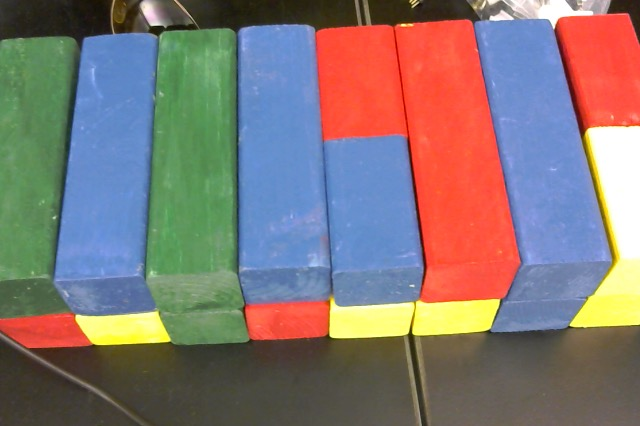
//> input picture utils/block_pics/pic_3.jpg, 640 x 426 px, given in place of the camera
$ ./MultiObjectTrackingBasedOnColor   (built with g++ and OpenCV 4)
//> lines starting //> are read from the running program, lines starting //| are printed output that depends on the picture; after the words box and inside, x2 and y2 are one past the last pixel; in counts of white or black regions, pixels touching at a corner belong together
### utils/Object.h
#pragma once
#include <string>
#include <cv.h>
#include <highgui.h>
using namespace std;
using namespace cv;

class Object
{
    public:
        Object();
        ~Object(void);

        Object(string name);

        int getXPos();
        void setXPos(int x);

        int getYPos();
        void setYPos(int y);

        Scalar getHSVmin();
        Scalar getHSVmax();

        void setHSVmin(Scalar min);
        void setHSVmax(Scalar max);

        string getType(){return type;}
        void setType(string t){type = t;}

        Scalar getColor(){
            return Color;
        }
        void setColor(Scalar c){

            Color = c;
        }

    private:

        int xPos, yPos;
        string type;
        Scalar HSVmin, HSVmax;
        Scalar Color;
};

### utils/Object.cpp
#include "Object.h"

Object::Object()
{
    //set values for default constructor
    setType("Object");
    setColor(Scalar(0,0,0));

}

Object::Object(string name){

    setType(name);

    if(name=="blue"){

        //TODO: use "calibration mode" to find HSV min
        //and HSV max values

        setHSVmin(Scalar(92,0,0));
        setHSVmax(Scalar(124,256,256));

        //BGR value for Green:
        setColor(Scalar(255,0,0));

    }
    if(name=="green"){

        //TODO: use "calibration mode" to find HSV min
        //and HSV max values

        setHSVmin(Scalar(34,50,50));
        setHSVmax(Scalar(80,220,200));

        //BGR value for Yellow:
        setColor(Scalar(0,255,0));

    }
    if(name=="yellow"){

        //TODO: use "calibration mode" to find HSV min
        //and HSV max values

        setHSVmin(Scalar(20,124,123));
        setHSVmax(Scalar(30,256,256));

        //BGR value for Red:
        setColor(Scalar(0,255,255));

    }
    if(name=="red"){

        //TODO: use "calibration mode" to find HSV min
        //and HSV max values

        setHSVmin(Scalar(0,200,0));
        setHSVmax(Scalar(19,255,255));

        //BGR value for Red:
        setColor(Scalar(0,0,255));

    }
}

Object::~Object(void)
{
}

int Object::getXPos(){

    return Object::xPos;

}

void Object::setXPos(int x){

    Object::xPos = x;

}

int Object::getYPos(){

    return Object::yPos;

}

void Object::setYPos(int y){

    Object::yPos = y;

}

Scalar Object::getHSVmin(){

    return Object::HSVmin;

}
Scalar Object::getHSVmax(){

    return Object::HSVmax;
}

void Object::setHSVmin(Scalar min){

    Object::HSVmin = min;
}


void Object::setHSVmax(Scalar max){

    Object::HSVmax = max;
}

### utils/MultiObjectTrackingBasedOnColor.cpp
//Written by  Kyle Hounslow 2013

// modified by: Ahmad Kaifi, Hassan Althobaiti

//Permission is hereby granted, free of charge, to any person obtaining a copy of this software and associated documentation files (the "Software")
//, to deal in the Software without restriction, including without limitation the rights to use, copy, modify, merge, publish, distribute, sublicense,
//and/or sell copies of the Software, and to permit persons to whom the Software is furnished to do so, subject to the following conditions:
//The above copyright notice and this permission notice shall be included in all copies or substantial portions of the Software.
//THE SOFTWARE IS PROVIDED "AS IS", WITHOUT WARRANTY OF ANY KIND, EXPRESS OR IMPLIED, INCLUDING BUT NOT LIMITED TO THE WARRANTIES OF MERCHANTABILITY,
//FITNESS FOR A PARTICULAR PURPOSE AND NONINFRINGEMENT. IN NO EVENT SHALL THE AUTHORS OR COPYRIGHT HOLDERS BE LIABLE FOR ANY CLAIM, DAMAGES OR OTHER
//LIABILITY, WHETHER IN AN ACTION OF CONTRACT, TORT OR OTHERWISE, ARISING FROM, OUT OF OR IN CONNECTION WITH THE SOFTWARE OR THE USE OR OTHER DEALINGS
//IN THE SOFTWARE.

#include <sstream>
#include <string>
#include <iostream>
#include <vector>

#include "Object.h"


//initial min and max HSV filter values.
//these will be changed using trackbars
int H_MIN = 0;
int H_MAX = 256;
int S_MIN = 0;
int S_MAX = 256;
int V_MIN = 0;
int V_MAX = 256;
//default capture width and height
const int FRAME_WIDTH = 640;
const int FRAME_HEIGHT = 480;
//max number of objects to be detected in frame
const int MAX_NUM_OBJECTS=50;
//minimum and maximum object area
const int MIN_OBJECT_AREA = 20*20;
const int MAX_OBJECT_AREA = FRAME_HEIGHT*FRAME_WIDTH/1.5;
//names that will appear at the top of each window
const string windowName = "Original Image";
const string windowName1 = "HSV Image";
const string windowName2 = "Thresholded Image";
const string windowName3 = "After Morphological Operations";
const string trackbarWindowName = "Trackbars";

//The following for canny edge detec
Mat dst, detected_edges;
Mat src, src_gray;
int edgeThresh = 1;
int lowThreshold;
int const max_lowThreshold = 100;
int ratio = 3;
int kernel_size = 3;
string window_name = "Edge Map";

void on_trackbar( int, void* )
{//This function gets called whenever a
    // trackbar position is changed

}

string intToString(int number){

    std::stringstream ss;
    ss << number;
    return ss.str();
}

void createTrackbars(){
    //create window for trackbars
    namedWindow(trackbarWindowName,0);
    //create memory to store trackbar name on window
    char TrackbarName[50];
    sprintf( TrackbarName, "H_MIN: %D", H_MIN);
    sprintf( TrackbarName, "H_MAX: %d", H_MAX);
    sprintf( TrackbarName, "S_MIN: %d", S_MIN);
    sprintf( TrackbarName, "S_MAX: %d", S_MAX);
    sprintf( TrackbarName, "V_MIN: %d", V_MIN);
    sprintf( TrackbarName, "V_MAX: %d", V_MAX);
    //create trackbars and insert them into window
    //3 parameters are: the address of the variable that is changing when the trackbar is moved(eg.H_LOW),
    //the max value the trackbar can move (eg. H_HIGH),
    //and the function that is called whenever the trackbar is moved(eg. on_trackbar)
    //                                  ---->    ---->     ---->
    createTrackbar( "H_MIN", trackbarWindowName, &H_MIN, H_MAX, on_trackbar );
    createTrackbar( "H_MAX", trackbarWindowName, &H_MAX, H_MAX, on_trackbar );
    createTrackbar( "S_MIN", trackbarWindowName, &S_MIN, S_MAX, on_trackbar );
    createTrackbar( "S_MAX", trackbarWindowName, &S_MAX, S_MAX, on_trackbar );
    createTrackbar( "V_MIN", trackbarWindowName, &V_MIN, V_MAX, on_trackbar );
    createTrackbar( "V_MAX", trackbarWindowName, &V_MAX, V_MAX, on_trackbar );
}

void drawObject(vector<Object> theObjects,Mat &frame, Mat &temp, vector< vector<Point> > contours, vector<Vec4i> hierarchy){

    for(int i =0; i<theObjects.size(); i++){
        cv::drawContours(frame,contours,i,theObjects.at(i).getColor(),3,8,hierarchy);
        cv::circle(frame,cv::Point(theObjects.at(i).getXPos(),theObjects.at(i).getYPos()),5,theObjects.at(i).getColor());
        cv::putText(frame,intToString(theObjects.at(i).getXPos())+ " , " + intToString(theObjects.at(i).getYPos()),cv::Point(theObjects.at(i).getXPos(),theObjects.at(i).getYPos()+20),1,1,theObjects.at(i).getColor());
        cv::putText(frame,theObjects.at(i).getType(),cv::Point(theObjects.at(i).getXPos(),theObjects.at(i).getYPos()-20),1,2,theObjects.at(i).getColor());
    }
}

void morphOps(Mat &thresh){

    //create structuring element that will be used to "dilate" and "erode" image.
    //the element chosen here is a 3px by 3px rectangle
    Mat erodeElement = getStructuringElement( MORPH_RECT,Size(3,3));
    //dilate with larger element so make sure object is nicely visible
    Mat dilateElement = getStructuringElement( MORPH_RECT,Size(8,8));

    erode(thresh,thresh,erodeElement);
    erode(thresh,thresh,erodeElement);

    dilate(thresh,thresh,dilateElement);
    dilate(thresh,thresh,dilateElement);
}

void trackFilteredObject(Object theObject,Mat threshold,Mat HSV, Mat &cameraFeed){

    vector <Object> objects;
    Mat temp;
    threshold.copyTo(temp);
    //these two vectors needed for output of findContours
    vector< vector<Point> > contours;
    vector<Vec4i> hierarchy;
    //find contours of filtered image using openCV findContours function
    findContours(temp,contours,hierarchy,CV_RETR_CCOMP,CV_CHAIN_APPROX_SIMPLE );
    //use moments method to find our filtered object
    double refArea = 0;
    bool objectFound = false;
    if (hierarchy.size() > 0) {
        int numObjects = hierarchy.size();
        //if number of objects greater than MAX_NUM_OBJECTS we have a noisy filter
        if(numObjects<MAX_NUM_OBJECTS){
            for (int index = 0; index >= 0; index = hierarchy[index][0]) {

                Moments moment = moments((cv::Mat)contours[index]);
                double area = moment.m00;

                //if the area is less than 20 px by 20px then it is probably just noise
                //if the area is the same as the 3/2 of the image size, probably just a bad filter
                //we only want the object with the largest area so we safe a reference area each
                //iteration and compare it to the area in the next iteration.
                if(area>MIN_OBJECT_AREA){

                    Object object;

                    object.setXPos(moment.m10/area);
                    object.setYPos(moment.m01/area);
                    object.setType(theObject.getType());
                    object.setColor(theObject.getColor());

                    objects.push_back(object);

                    objectFound = true;

                }else objectFound = false;
            }
            //let user know you found an object
            if(objectFound ==true){
                //draw object location on screen
                drawObject(objects,cameraFeed,temp,contours,hierarchy);}

        }else putText(cameraFeed,"TOO MUCH NOISE! ADJUST FILTER",Point(0,50),1,2,Scalar(0,0,255),2);
    }
}

int main(int argc, char* argv[])
{
    //if we would like to calibrate our filter values, set to true.
    bool calibrationMode = false;

    //Matrix to store each frame of the webcam feed
    Mat cameraFeed;
    Mat threshold;
    Mat HSV;

    if(calibrationMode){
        //create slider bars for HSV filtering
        createTrackbars();
    }
    //video capture object to acquire webcam feed
    VideoCapture capture;
    //open capture object at location zero (default location for webcam)
    capture.open(0);
    //set height and width of capture frame
    capture.set(CV_CAP_PROP_FRAME_WIDTH,FRAME_WIDTH);
    capture.set(CV_CAP_PROP_FRAME_HEIGHT,FRAME_HEIGHT);
    //start an infinite loop where webcam feed is copied to cameraFeed matrix
    //all of our operations will be performed within this loop
    waitKey(1000);
    while(1){
        //store image to matrix
        capture.read(cameraFeed);
//> cameraFeed is the input picture: 426 rows x 640 cols, CV_8UC3; mean B, G, R 115.8, 118.6, 131.5

        src = cameraFeed;

        if( !src.data )
        { return -1; }

        //convert frame from BGR to HSV colorspace
        cvtColor(cameraFeed,HSV,COLOR_BGR2HSV);
//> HSV: 426 rows x 640 cols, CV_8UC3; mean H, S, V 54.9, 112.3, 168.3
/*
        if(calibrationMode==true){

            //need to find the appropriate color range values
            // calibrationMode must be false

            //if in calibration mode, we track objects based on the HSV slider values.
            cvtColor(cameraFeed,HSV,COLOR_BGR2HSV);
            inRange(HSV,Scalar(H_MIN,S_MIN,V_MIN),Scalar(H_MAX,S_MAX,V_MAX),threshold);
            morphOps(threshold);
            imshow(windowName2,threshold);

            //the folowing for canny edge detec
            /// Create a matrix of the same type and size as src (for dst)
            dst.create( src.size(), src.type() );
            /// Convert the image to grayscale
            cvtColor( src, src_gray, CV_BGR2GRAY );
            /// Create a window
            namedWindow( window_name, CV_WINDOW_AUTOSIZE );
            /// Create a Trackbar for user to enter threshold
            createTrackbar( "Min Threshold:", window_name, &lowThreshold, max_lowThreshold, CannyThreshold );
            /// Show the image
            trackFilteredObject(threshold,HSV,cameraFeed);
        }
        else{
  */          //create some temp fruit objects so that
            //we can use their member functions/information
            Object blue("blue"), yellow("yellow"), red("red"), green("green");

            //first find blue objects
            cvtColor(cameraFeed,HSV,COLOR_BGR2HSV);
            inRange(HSV,blue.getHSVmin(),blue.getHSVmax(),threshold);
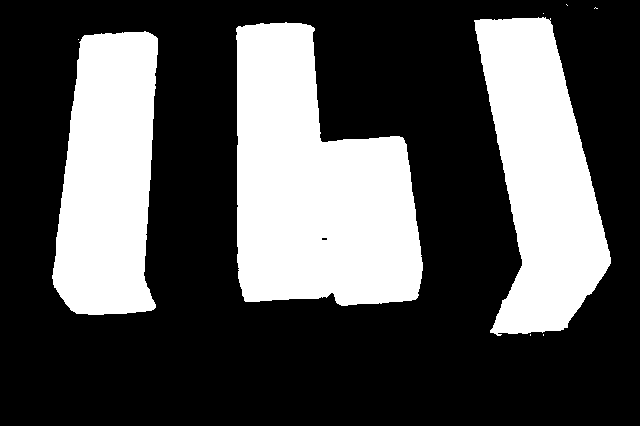
//> threshold: 426 rows x 640 cols, CV_8UC1; 32.3% white; 9 white regions (6 under 20 px), largest, box (x1, y1, x2, y2) and area: (236, 22, 423, 306) 38015, (474, 17, 611, 336) 26045, (52, 31, 158, 315) 23914
            morphOps(threshold);
//> in morphOps, `dilate(thresh,thresh,dilateElement);`: thresh: 426 rows x 640 cols, CV_8UC1; 37.4% white; 3 white regions
            trackFilteredObject(blue,threshold,HSV,cameraFeed);
//> in trackFilteredObject, `findContours(temp,contours,hierarchy,CV_RETR_CCOMP,CV_CHAIN_APPROX_SIM..`: contours = 3 contours; box (x1, y1, x2, y2) and area: (232, 19, 429, 312) 42492, (471, 14, 617, 340) 30533, (49, 28, 164, 321) 27618
//> in trackFilteredObject, `int numObjects = hierarchy.size();`: numObjects = 3
//> the loop in trackFilteredObject, `for (int index = 0; index >= 0; index = hierarchy[index][0])` made 3 passes
//> area on passes 1 to 3: 27618, 42491.5, 30533
//> after the loop in drawObject, `for(int i =0; i<theObjects.size(); i++)`:
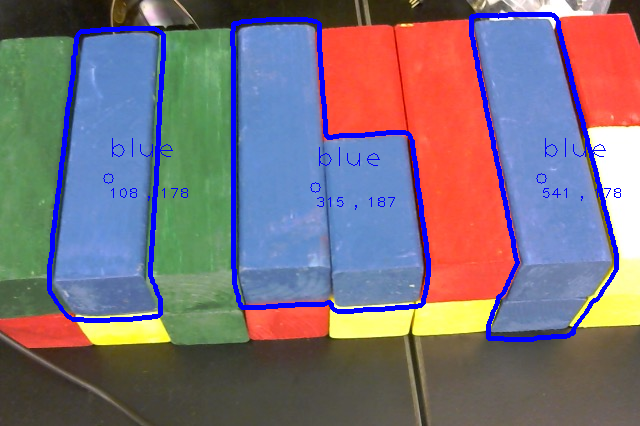
//> frame: 426 rows x 640 cols, CV_8UC3; mean B, G, R 124, 112.7, 123.7
            //then yellows
            cvtColor(cameraFeed,HSV,COLOR_BGR2HSV);
//> HSV: 426 rows x 640 cols, CV_8UC3; mean H, S, V 58.7, 118.5, 172.1
            inRange(HSV,yellow.getHSVmin(),yellow.getHSVmax(),threshold);
//> threshold: 426 rows x 640 cols, CV_8UC1; 2.6% white; 40 white regions (32 under 20 px), largest, box (x1, y1, x2, y2) and area: (329, 299, 496, 338) 3610, (579, 294, 640, 329) 1566, (79, 318, 169, 345) 1421
            morphOps(threshold);
//> in morphOps (call 2), `dilate(thresh,thresh,dilateElement);`: thresh: 426 rows x 640 cols, CV_8UC1; 3.9% white; 3 white regions
            trackFilteredObject(yellow,threshold,HSV,cameraFeed);
//> in trackFilteredObject (call 2), `findContours(temp,contours,hierarchy,CV_RETR_CCOMP,CV_CHAIN_APPROX_SIM..`: contours = 3 contours; box (x1, y1, x2, y2) and area: (325, 296, 500, 342) 5610, (84, 318, 174, 351) 2392, (578, 290, 640, 335) 2268
//> the loop in trackFilteredObject (call 2), `for (int index = 0; index >= 0; index = hierarchy[index][0])` made 3 passes
//> area on passes 1 to 3: 2391.5, 5610, 2268
//> after the loop in drawObject (call 2), `for(int i =0; i<theObjects.size(); i++)`: frame: 426 rows x 640 cols, CV_8UC3; mean H, S, V 122.1, 115, 125.6
            //then reds
            cvtColor(cameraFeed,HSV,COLOR_BGR2HSV);
//> HSV: 426 rows x 640 cols, CV_8UC3; mean H, S, V 58.6, 120.3, 173.3
            inRange(HSV,red.getHSVmin(),red.getHSVmax(),threshold);
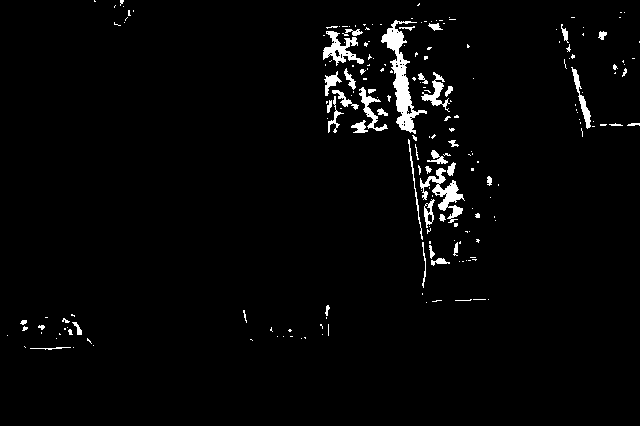
//> threshold: 426 rows x 640 cols, CV_8UC1; 2.6% white; 204 white regions (157 under 20 px), largest, box (x1, y1, x2, y2) and area: (381, 20, 427, 134) 1499, (420, 168, 465, 223) 790, (323, 31, 364, 66) 578
            morphOps(threshold);
//> in morphOps (call 3), `dilate(thresh,thresh,dilateElement);`:
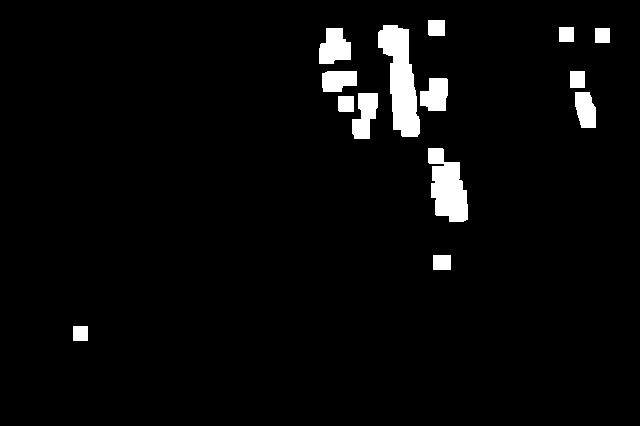
//> thresh: 426 rows x 640 cols, CV_8UC1; 3.7% white; 14 white regions
            trackFilteredObject(red,threshold,HSV,cameraFeed);
//> in trackFilteredObject (call 3), `findContours(temp,contours,hierarchy,CV_RETR_CCOMP,CV_CHAIN_APPROX_SIM..`: contours = 14 contours; largest, box (x1, y1, x2, y2) and area: (378, 25, 420, 137) 2589, (428, 148, 468, 222) 1878, (319, 28, 351, 64) 808, (352, 93, 378, 139) 751, (420, 78, 448, 111) 683
            //then greens
            cvtColor(cameraFeed,HSV,COLOR_BGR2HSV);
            inRange(HSV,green.getHSVmin(),green.getHSVmax(),threshold);
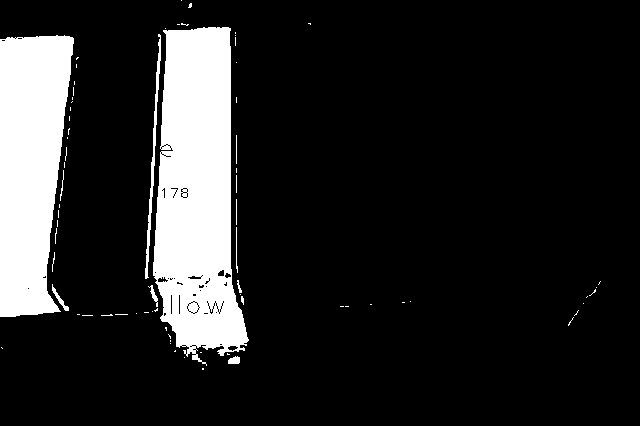
//> threshold: 426 rows x 640 cols, CV_8UC1; 14.9% white; 73 white regions (60 under 20 px), largest, box (x1, y1, x2, y2) and area: (153, 27, 249, 366) 22727, (0, 35, 74, 317) 16400, (145, 34, 161, 279) 682
            morphOps(threshold);
//> in morphOps (call 4), `dilate(thresh,thresh,dilateElement);`:
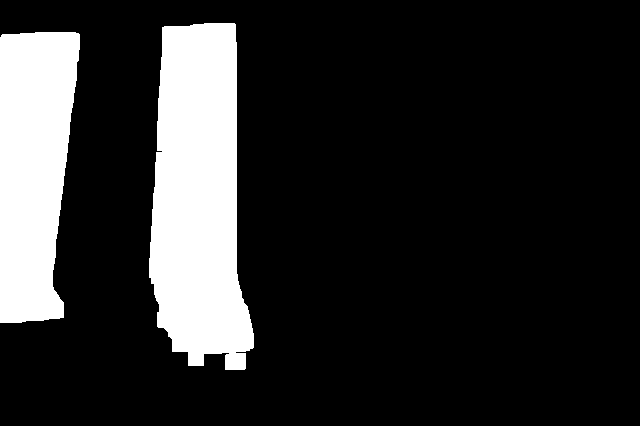
//> thresh: 426 rows x 640 cols, CV_8UC1; 17.1% white; 2 white regions
            trackFilteredObject(green,threshold,HSV,cameraFeed);
//> in trackFilteredObject (call 4), `findContours(temp,contours,hierarchy,CV_RETR_CCOMP,CV_CHAIN_APPROX_SIM..`: contours = 2 contours; box (x1, y1, x2, y2) and area: (149, 23, 254, 370) 27196, (0, 32, 80, 323) 18638

 //       }
        //show frames
        //imshow(windowName2,threshold);

        imshow(windowName,cameraFeed);
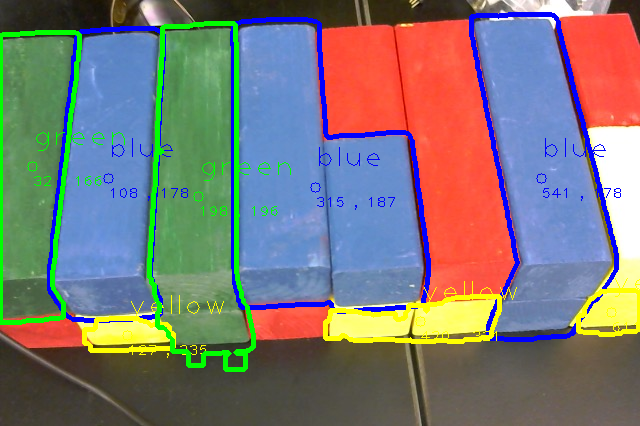
//> window 'Original Image': 426 rows x 640 cols, CV_8UC3; mean B, G, R 118.5, 120.5, 123.8
        //imshow(windowName1,HSV);

        //delay 30ms so that screen can refresh.
        //image will not appear without this waitKey() command
        waitKey(30);
    }
    return 0;
}

$ run again, on utils/block_pics/pic_4.jpg
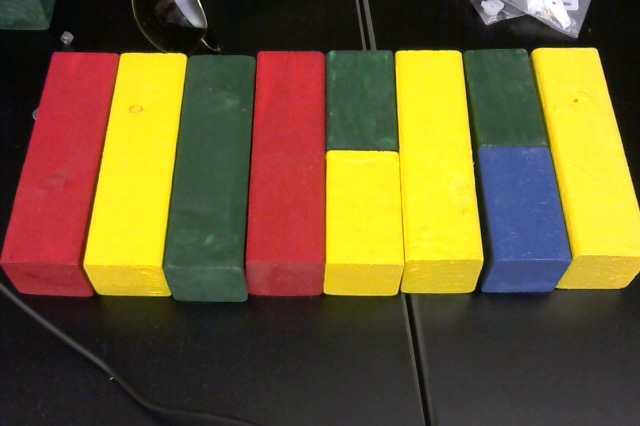
//> input picture utils/block_pics/pic_4.jpg, 640 x 426 px, given in place of the camera
//> cameraFeed is the input picture: 426 rows x 640 cols, CV_8UC3; mean B, G, R 47.1, 92.8, 111.6
//> contours = 21 contours; largest, box (x1, y1, x2, y2) and area: (474, 142, 577, 332) 14659, (0, 32, 21, 158) 1846, (432, 368, 492, 416) 1647, (194, 306, 244, 358) 1325, (26, 32, 58, 56) 586
//> numObjects = 21
//> the loop in trackFilteredObject, `for (int index = 0; index >= 0; index = hierarchy[index][0])` made 21 passes
//> area on passes 1 to 8: 188.5, 572, 475, 586, 395, 523, 1647, 361
//> contours = 3 contours; box (x1, y1, x2, y2) and area: (319, 46, 488, 302) 32657, (79, 49, 193, 302) 21170, (528, 44, 640, 295) 19934
//> the loop in trackFilteredObject (call 2), `for (int index = 0; index >= 0; index = hierarchy[index][0])` made 3 passes
//> area on passes 1 to 3: 21170, 32657, 19933.5
//> in morphOps (call 3), `erode(thresh,thresh,erodeElement);`:
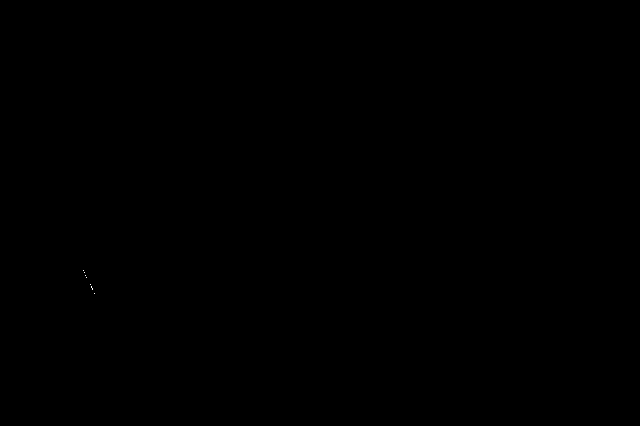
//> thresh: 426 rows x 640 cols, CV_8UC1; 0% white in thin lines or dots, all inside (x1, y1, x2, y2) = (83, 270, 95, 294)
//> contours = 0 contours
//> contours = 4 contours; box (x1, y1, x2, y2) and area: (167, 51, 261, 308) 19301, (323, 46, 398, 151) 7453, (466, 45, 548, 151) 7181, (0, 0, 55, 36) 1750
//> `imshow(windowName,cameraFeed);`:
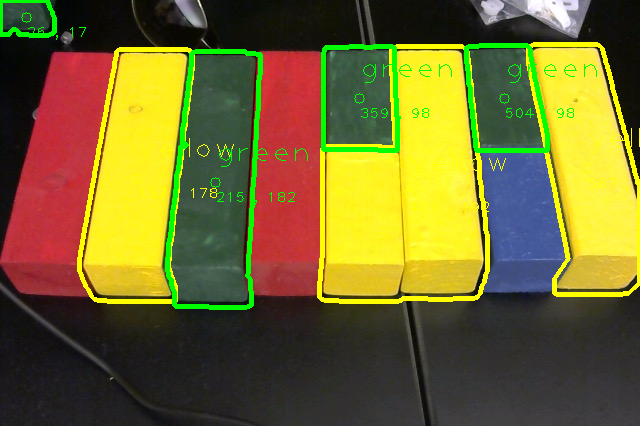
//> window 'Original Image': 426 rows x 640 cols, CV_8UC3; mean B, G, R 44.2, 104.8, 114.3
